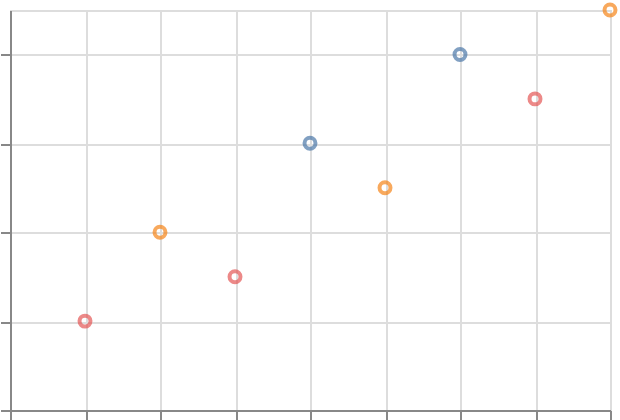

The specification (Vega-Lite) saved for this image:
### Vega-Lite specification from a JSON file in a GitHub repository (floating-point values rounded to 4 significant figures)
{"$schema": "https://vega.github.io/schema/vega-lite/v6.json", "padding": 5, "autosize": "none", "width": 300, "height": 200, "data": {"name": "table", "values": [{"c": "A", "g": "p", "x": 1, "y": 2, "v": 5, "t": "2024-01-15", "o": {"v": 3}, "IMDB Rating": 6.1, "d": "x1"}, {"c": "B", "g": "q", "x": 2, "y": 4, "v": 9, "t": "2024-02-20", "o": {"v": 7}, "IMDB Rating": 7.4, "d": "x2"}, {"c": "A", "g": "q", "x": 3, "y": 3, "v": 2, "t": "2024-03-05", "o": {"v": 1}, "IMDB Rating": 5.2, "d": "x1"}, {"c": "C", "g": "p", "x": 4, "y": 6, "v": 7, "t": "2024-05-30", "o": {"v": 4}, "IMDB Rating": 8.8, "d": "x3"}, {"c": "B", "g": "p", "x": 5, "y": 5, "v": 4, "t": "2024-07-11", "o": {"v": 9}, "IMDB Rating": 6.9, "d": "x2"}, {"c": "C", "g": "q", "x": 6, "y": 8, "v": 6, "t": "2024-09-02", "o": {"v": 2}, "IMDB Rating": 7.7, "d": "x3"}, {"c": "A", "g": "p", "x": 7, "y": 7, "v": 8, "t": "2024-11-25", "o": {"v": 5}, "IMDB Rating": 4.4, "d": "x1"}, {"c": "B", "g": "q", "x": 8, "y": 9, "v": 3, "t": "2024-12-31", "o": {"v": 8}, "IMDB Rating": 9.1, "d": "x2"}]}, "mark": "point", "encoding": {"x": {"field": "x", "type": "quantitative"}, "y": {"field": "y", "type": "quantitative"}, "color": {"field": "c", "type": "nominal", "sort": ["C", "B", "A"]}}}
